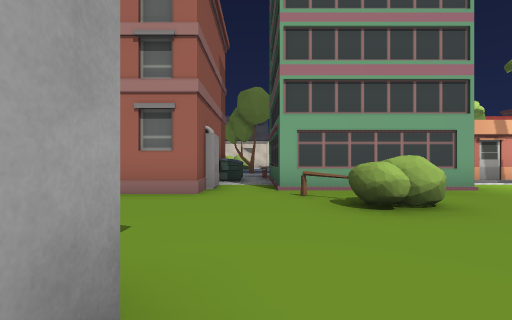
view 1 (above)

24 first-person views from a walk through a scene from a Unity 3-D project. The camera is 1.2 m above the floor, looks level and sees 90° across. The floor is counted in squares, 2 m on a side. Each view is taken from the middle of a square. On the plan, view 1 faces up. The plan holds only what a view shows up to about 9 squares ahead; the rest is blank. The place goes on beyond the plan. The player is left out. Some surface patterns are stand-ins.

view 2
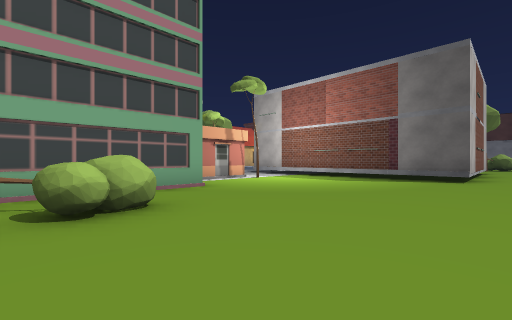

view 3
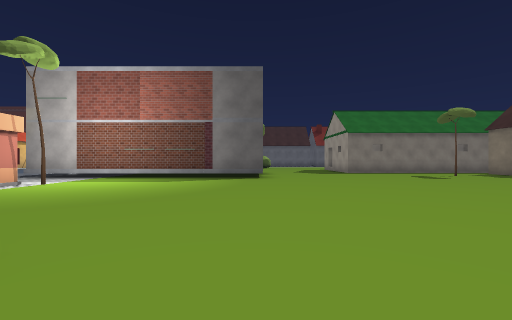

view 4
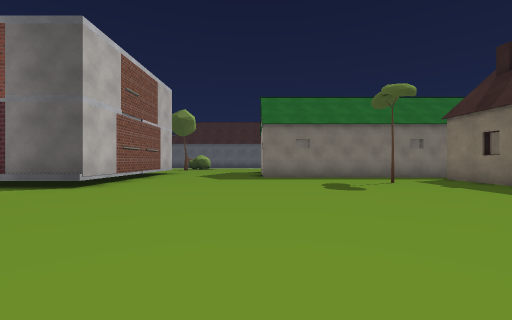

view 5
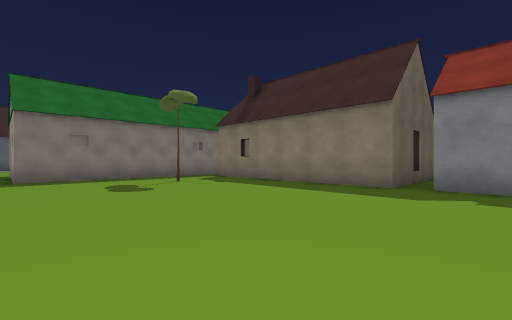

view 6
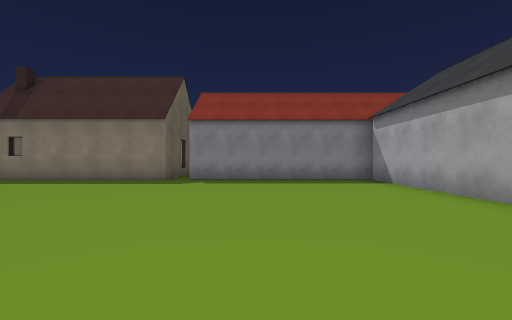

view 7
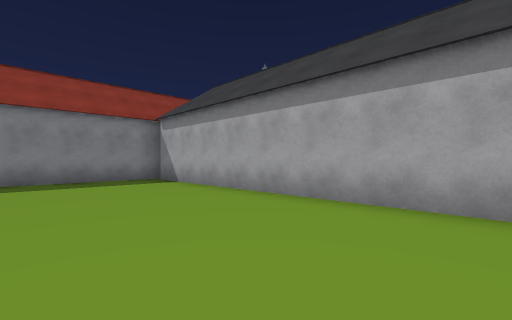

view 8
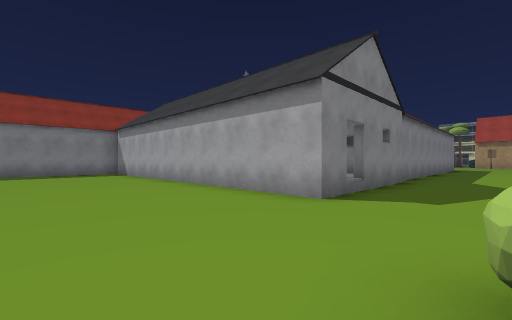

view 9
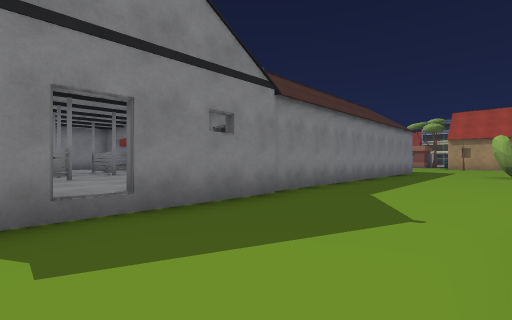

view 10
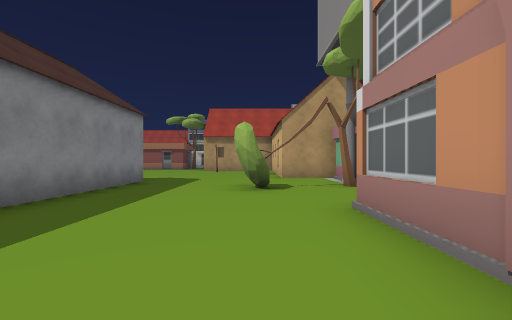

view 11
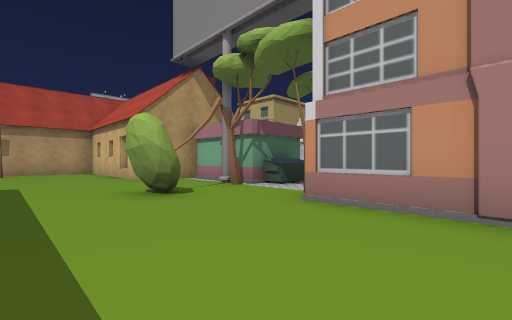

view 12
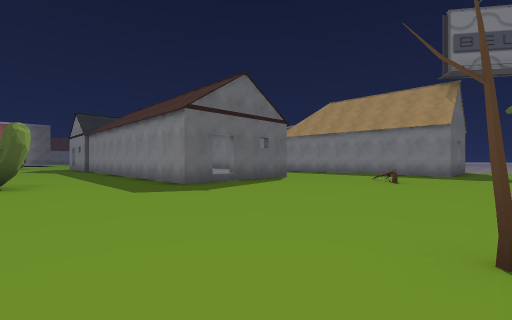

view 13
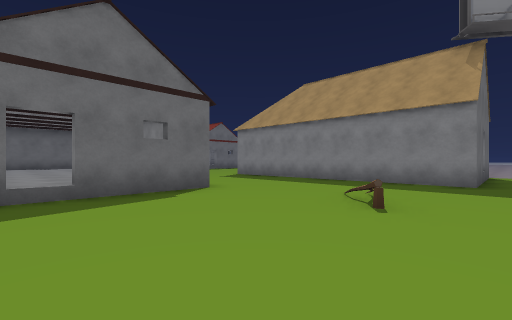

view 14
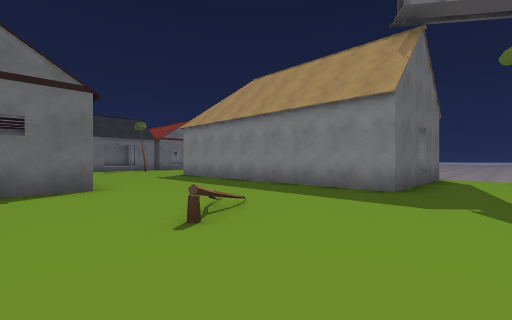

view 15
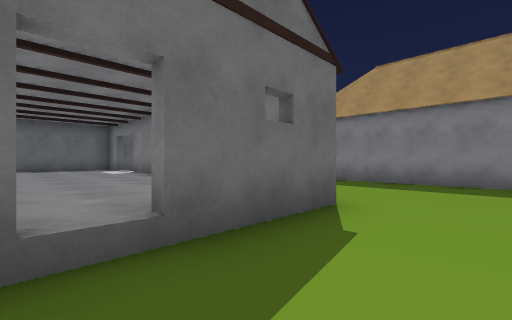

view 16
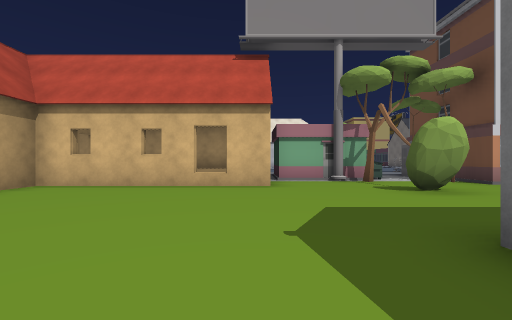

view 17
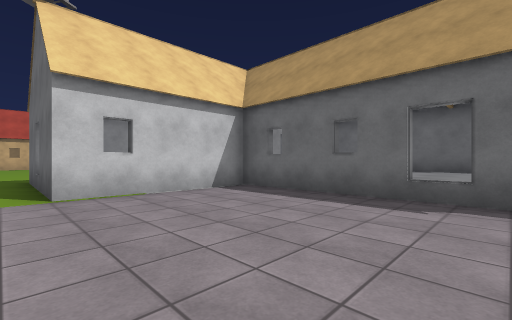

view 18
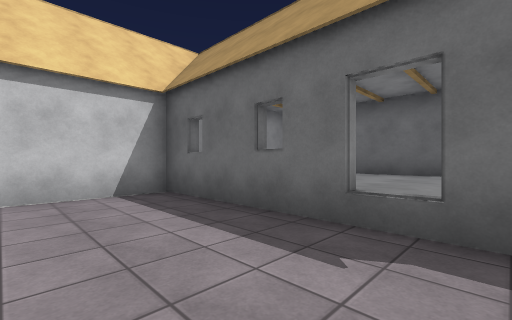

view 19
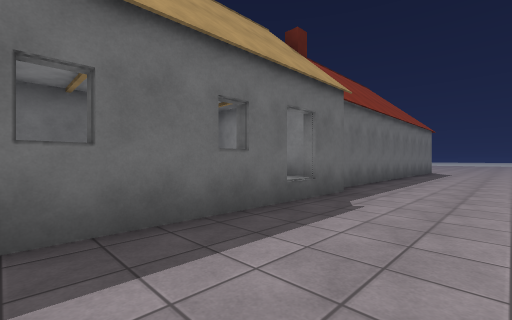

view 20
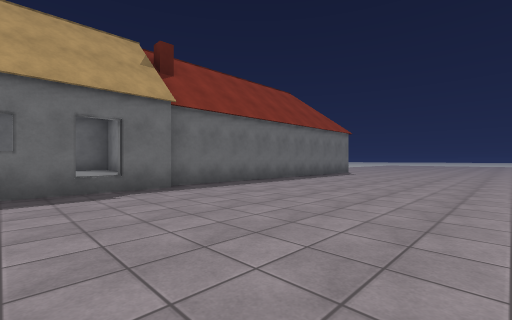

view 21
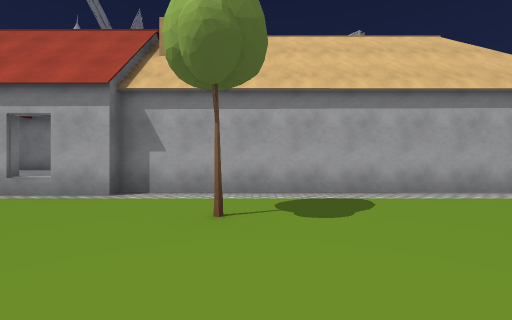

view 22
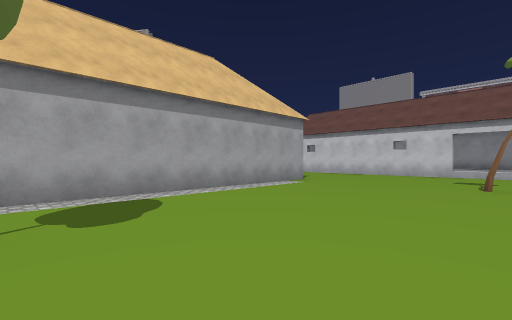

view 23
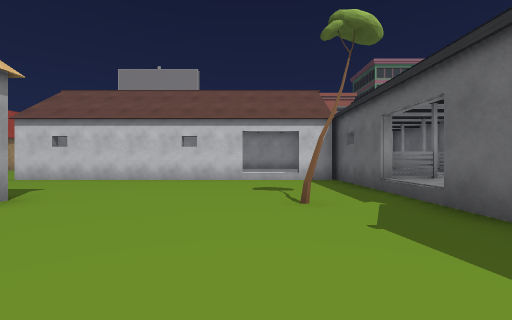

view 24
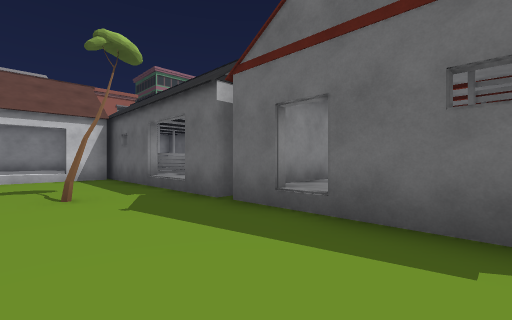

### Floor plan
Key: @ floor where view 1 was taken; # wall or solid block; x gap in a wall; . main floor; : floor 0.5 m higher than the main floor; = window, fence, low wall or low ledge; ^ raised ledge; O other object.
Columns run from 20 left of view 1 to 16 right of it. Each row starts with its distance up from view 1.
  7 OOOOOOO#OOO        O.#   O##..#
  6 OOOOO..O.O#        #.#   ..O..#
  5 OOOO#........     O#.#OO#.....
  4 .......OO............OO.......
  3 ......................O.......#
  2 O.............................#
  1 ......##############..........###
  0 ......#::::::::## =#@.............
 -1 ......x::::::::###=#..............
 -2 ......#::::::::## ##..............
 -3 ......#######::#####.............###.
 -4 ...............#####.............# ##
 -5 ...............### #.............#
 -6 ................:: #.............#
 -7 ..............O.:  #...........O.#
 -8 ..OOOOOOOO......#  #.............#
 -9 ..OOOOOOOO......#########Ox#######
-10 ..OO:OOOOO......   OOO   O^     ##
-11 O.#####OOO.....O         O^
-12 ......OOOO.....OO   OOO   ^
-13 ......OOOO.....           x
-14 ......OOOO.O...
-15 ......OOOO....
-16 ......  OO...
-17 ......#OOO..
-18 ......# OO.
-19 ......# OO
-20 ......# O
-21 ......#

Positions as (right, up) in squares from view 1, and headings:
1: (0, 0), facing up
2: (1, 0), facing up-right
3: (1, 1), facing right
4: (4, -3), facing right
5: (4, -3), facing down-right
6: (3, -1), facing down
7: (3, -1), facing down-left
8: (3, 3), facing down-left
9: (-1, 4), facing down-left
10: (-7, 4), facing left
11: (-8, 2), facing up-left
12: (-20, 4), facing down-right
13: (-19, 0), facing down-right
14: (-20, -2), facing down-right
15: (-16, 0), facing down-right
16: (-16, -1), facing up
17: (-19, -16), facing up-right
18: (-17, -16), facing up-right
19: (-17, -12), facing down-right
20: (-20, -14), facing down-right
21: (-6, -14), facing left
22: (-6, -14), facing up-left
23: (-7, -11), facing up
24: (-7, -12), facing up-right
